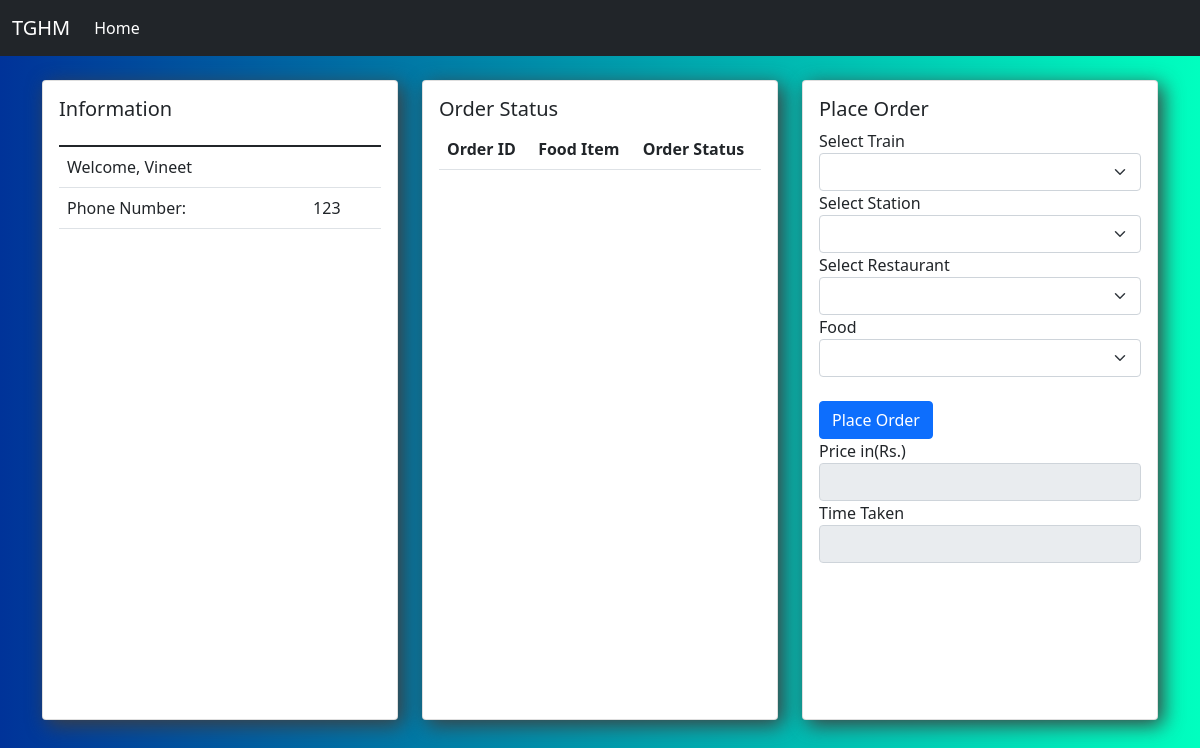
Page /customer/dashboard/1 on the earlier database version.
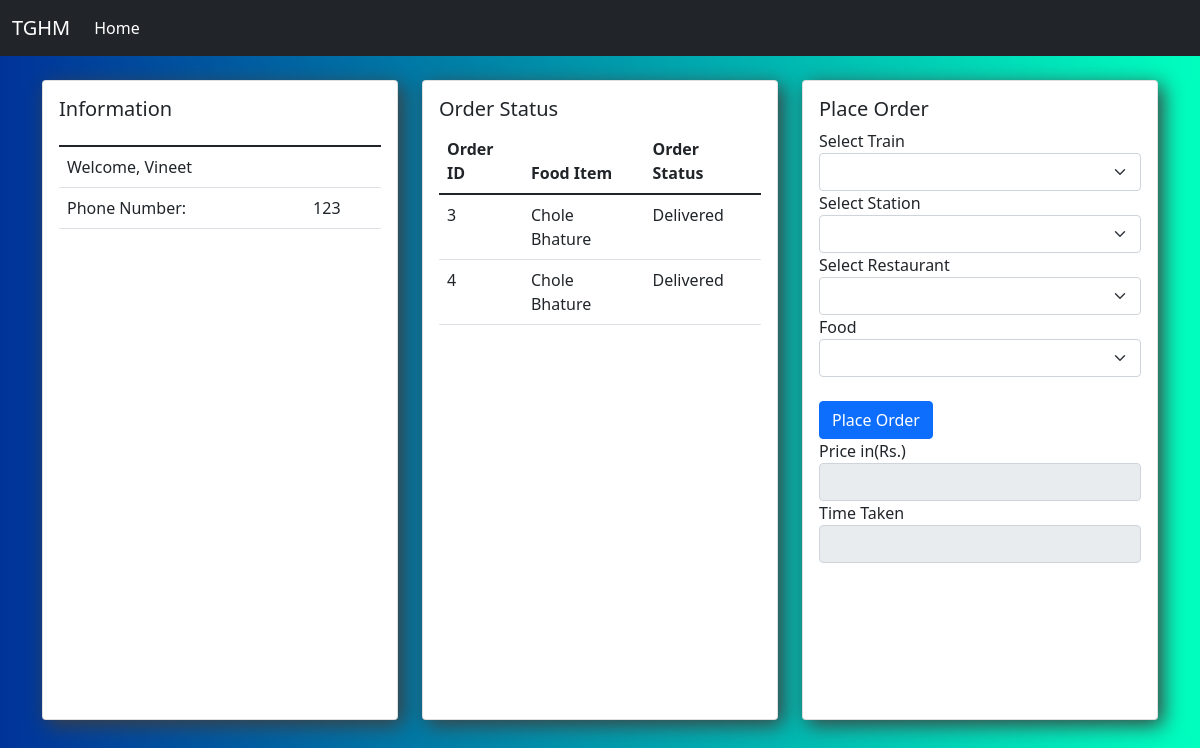
Same page on the later database version.
### customer/models.py (models this page shows, shortened)
class Orders(models.Model):
    food_item = models.IntegerField()
    restaurant = models.ForeignKey(Restaurant, on_delete= models.CASCADE, default=None)
    customer = models.ForeignKey(Customer, on_delete= models.CASCADE, default=None)
    time = models.DateTimeField(default= datetime.now())
    status = models.IntegerField(default=0)

### restaurant/models.py (models this page shows, shortened)
class FoodItem(models.Model):
    name = models.CharField(max_length=40)
    price = models.IntegerField()
    restaurant = models.ForeignKey(Restaurant, on_delete=models.CASCADE)

### customer/views.py (the view)
# urls.py: path('dashboard/<int:customer_id>',views.dashboard,name='dashboard'),
def dashboard(request, customer_id):
    customer = Customer.objects.get(id=customer_id)
    order_list  = Orders.objects.filter(customer=customer)
    context = {'order_list': order_list, 'customer': customer, 'train_list': Train.objects.all(), 'food_list': FoodItem.objects.all()}
    return render(request, 'customer/dashboard.html', context)

### customer/templates/customer/dashboard.html (shortened to what the changed rows need)
<!doctype html>
<html lang="en">
<head>
    <link href="https://cdn.jsdelivr.net/npm/bootstrap@5.1.3/dist/css/bootstrap.min.css" rel="stylesheet"
>
</head>
<body>
    <br>
    <div class="container">
        <div class="row">
            <div class="col-lg-4">
                <div class="card">
                    <div class="card-body">
                        <div class="card-text">
                            <table class="table">
                                <thead>
                                    <tr>
                                        <th scope="col"></th>
                                        <th scope="col"></th>
                                    </tr>
                                </thead>
                            </table>
                        </div>
                    </div>
                </div>
            </div>
            <div class="col-lg-4">
                <div class="card">
                    <div class="card-body">
                        <div class="card-text">
                            <table class="table">
                                <thead>
                                    <tr>
                                        <th scope="col">Order ID</th>
                                        <th scope="col">Food Item</th>
                                        <th scope="col">Order Status</th>
                                    </tr>
                                </thead>
                                <tbody>
                                    {% for order in order_list %}
                                    <tr>
                                        <td>{{order.id}}</td>
                                        {% for food in food_list %}
                                        {% if food.id == order.food_item %}
                                            <td>{{food.name}}</td>
                                        {% endif %}
                                        {% endfor %}
                                        {% if order.status == 0 %}
                                        <td>Pending</td>
                                        {% elif order.status == 1 %}
                                        <td><a class="btn btn-primary" href="/customer/change_status/{{order.id}}">Order Delivered</a></td>
                                        {% else %}
                                        <td>Delivered</td>
                                        {% endif %}
                                    </tr>
                                    {% endfor %}
                                </tbody>
                            </table>
                        </div>
                    </div>
                </div>
            </div>
        </div>
    </div>
</body>
</html>

Differences in the rows shown:
added Orders: id "3", status "Delivered"
added FoodItem: name "Chole Bhature"
added Orders: id "4", status "Delivered"
